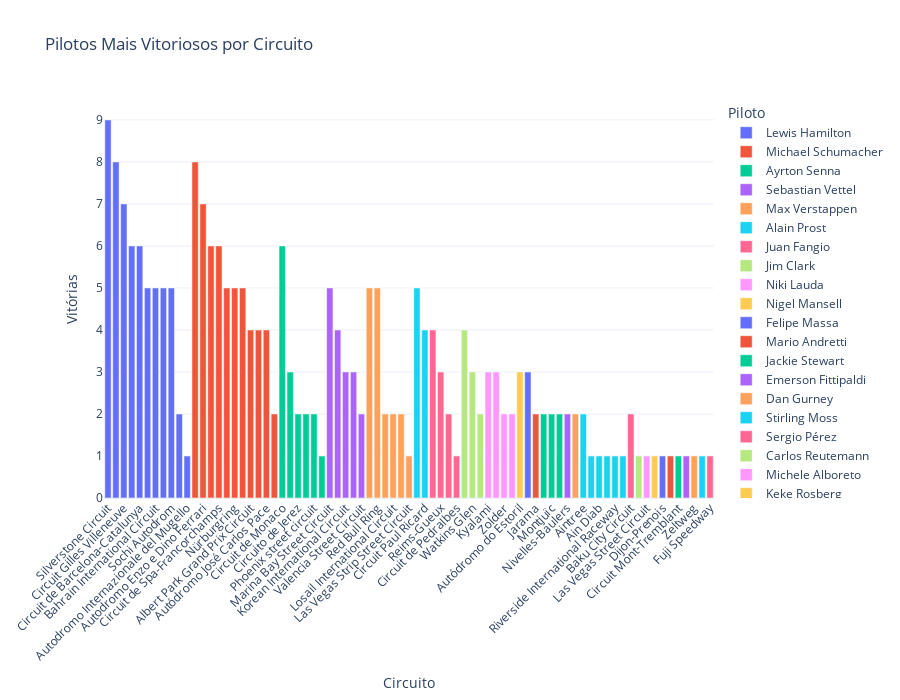

This figure's notebook cell:
### Markdown cell above
- Pilots with the most wins per circuit

### Code cell
vitorias = results[results['positionOrder'] == 1]

vitorias = vitorias.merge(races[['raceId', 'circuitId']], on='raceId', how='left')

contagem = vitorias.groupby(['circuitId', 'driverId']).size().reset_index(name='vitorias')

top_vitoriosos = contagem.sort_values('vitorias', ascending=False).drop_duplicates('circuitId')

top_vitoriosos = top_vitoriosos.merge(circuits[['circuitId', 'name']], on='circuitId', how='left')

top_vitoriosos = top_vitoriosos.merge(drivers[['driverId', 'forename', 'surname']], on='driverId', how='left')

top_vitoriosos['piloto'] = top_vitoriosos['forename'] + ' ' + top_vitoriosos['surname']

fig = px.bar(
    top_vitoriosos,
    x='name',
    y='vitorias',
    color='piloto',
    title='Pilotos Mais Vitoriosos por Circuito',
    labels={'name': 'Circuito', 'vitorias': 'Vitórias', 'piloto': 'Piloto'}
)

fig.update_layout(
    xaxis_tickangle=-45,
    height=700,
    template='plotly_white'
)

fig.show()

### Figure 1 — Plotly figure (JSON) as saved in the notebook; plotly's stock layout.template omitted (floating-point values rounded to 4 significant figures)
{"data": [{"hovertemplate": "Piloto=Lewis Hamilton<br>Circuito=%{x}<br>Vitórias=%{y}<extra></extra>", "legendgroup": "Lewis Hamilton", "marker": {"color": "#636efa", "pattern": {"shape": ""}}, "name": "Lewis Hamilton", "orientation": "v", "showlegend": true, "textposition": "auto", "type": "bar", "x": ["Silverstone Circuit", "Hungaroring", "Circuit Gilles Villeneuve", "Shanghai International Circuit", "Circuit de Barcelona-Catalunya", "Circuit of the Americas", "Bahrain International Circuit", "Yas Marina Circuit", "Sochi Autodrom", "Autódromo Internacional do Algarve", "Autodromo Internazionale del Mugello"], "xaxis": "x", "y": [9, 8, 7, 6, 6, 5, 5, 5, 5, 2, 1], "yaxis": "y"}, {"hovertemplate": "Piloto=Michael Schumacher<br>Circuito=%{x}<br>Vitórias=%{y}<extra></extra>", "legendgroup": "Michael Schumacher", "marker": {"color": "#EF553B", "pattern": {"shape": ""}}, "name": "Michael Schumacher", "orientation": "v", "showlegend": true, "textposition": "auto", "type": "bar", "x": ["Circuit de Nevers Magny-Cours", "Autodromo Enzo e Dino Ferrari", "Suzuka Circuit", "Circuit de Spa-Francorchamps", "Autodromo Nazionale di Monza", "Nürburgring", "Indianapolis Motor Speedway", "Albert Park Grand Prix Circuit", "Hockenheimring", "Autódromo José Carlos Pace", "Okayama International Circuit"], "xaxis": "x", "y": [8, 7, 6, 6, 5, 5, 5, 4, 4, 4, 2], "yaxis": "y"}, {"hovertemplate": "Piloto=Ayrton Senna<br>Circuito=%{x}<br>Vitórias=%{y}<extra></extra>", "legendgroup": "Ayrton Senna", "marker": {"color": "#00cc96", "pattern": {"shape": ""}}, "name": "Ayrton Senna", "orientation": "v", "showlegend": true, "textposition": "auto", "type": "bar", "x": ["Circuit de Monaco", "Detroit Street Circuit", "Circuito de Jerez", "Adelaide Street Circuit", "Phoenix street circuit", "Donington Park"], "xaxis": "x", "y": [6, 3, 2, 2, 2, 1], "yaxis": "y"}, {"hovertemplate": "Piloto=Sebastian Vettel<br>Circuito=%{x}<br>Vitórias=%{y}<extra></extra>", "legendgroup": "Sebastian Vettel", "marker": {"color": "#ab63fa", "pattern": {"shape": ""}}, "name": "Sebastian Vettel", "orientation": "v", "showlegend": true, "textposition": "auto", "type": "bar", "x": ["Marina Bay Street Circuit", "Sepang International Circuit", "Korean International Circuit", "Buddh International Circuit", "Valencia Street Circuit"], "xaxis": "x", "y": [5, 4, 3, 3, 2], "yaxis": "y"}, {"hovertemplate": "Piloto=Max Verstappen<br>Circuito=%{x}<br>Vitórias=%{y}<extra></extra>", "legendgroup": "Max Verstappen", "marker": {"color": "#FFA15A", "pattern": {"shape": ""}}, "name": "Max Verstappen", "orientation": "v", "showlegend": true, "textposition": "auto", "type": "bar", "x": ["Autódromo Hermanos Rodríguez", "Red Bull Ring", "Jeddah Corniche Circuit", "Losail International Circuit", "Miami International Autodrome", "Las Vegas Strip Street Circuit"], "xaxis": "x", "y": [5, 5, 2, 2, 2, 1], "yaxis": "y"}, {"hovertemplate": "Piloto=Alain Prost<br>Circuito=%{x}<br>Vitórias=%{y}<extra></extra>", "legendgroup": "Alain Prost", "marker": {"color": "#19d3f3", "pattern": {"shape": ""}}, "name": "Alain Prost", "orientation": "v", "showlegend": true, "textposition": "auto", "type": "bar", "x": ["Autódromo Internacional Nelson Piquet", "Circuit Paul Ricard"], "xaxis": "x", "y": [5, 4], "yaxis": "y"}, {"hovertemplate": "Piloto=Juan Fangio<br>Circuito=%{x}<br>Vitórias=%{y}<extra></extra>", "legendgroup": "Juan Fangio", "marker": {"color": "#FF6692", "pattern": {"shape": ""}}, "name": "Juan Fangio", "orientation": "v", "showlegend": true, "textposition": "auto", "type": "bar", "x": ["Autódromo Juan y Oscar Gálvez", "Reims-Gueux", "Circuit Bremgarten", "Circuit de Pedralbes"], "xaxis": "x", "y": [4, 3, 2, 1], "yaxis": "y"}, {"hovertemplate": "Piloto=Jim Clark<br>Circuito=%{x}<br>Vitórias=%{y}<extra></extra>", "legendgroup": "Jim Clark", "marker": {"color": "#B6E880", "pattern": {"shape": ""}}, "name": "Jim Clark", "orientation": "v", "showlegend": true, "textposition": "auto", "type": "bar", "x": ["Circuit Park Zandvoort", "Watkins Glen", "Prince George Circuit"], "xaxis": "x", "y": [4, 3, 2], "yaxis": "y"}, {"hovertemplate": "Piloto=Niki Lauda<br>Circuito=%{x}<br>Vitórias=%{y}<extra></extra>", "legendgroup": "Niki Lauda", "marker": {"color": "#FF97FF", "pattern": {"shape": ""}}, "name": "Niki Lauda", "orientation": "v", "showlegend": true, "textposition": "auto", "type": "bar", "x": ["Kyalami", "Brands Hatch", "Zolder", "Scandinavian Raceway"], "xaxis": "x", "y": [3, 3, 2, 2], "yaxis": "y"}, {"hovertemplate": "Piloto=Nigel Mansell<br>Circuito=%{x}<br>Vitórias=%{y}<extra></extra>", "legendgroup": "Nigel Mansell", "marker": {"color": "#FECB52", "pattern": {"shape": ""}}, "name": "Nigel Mansell", "orientation": "v", "showlegend": true, "textposition": "auto", "type": "bar", "x": ["Autódromo do Estoril"], "xaxis": "x", "y": [3], "yaxis": "y"}, {"hovertemplate": "Piloto=Felipe Massa<br>Circuito=%{x}<br>Vitórias=%{y}<extra></extra>", "legendgroup": "Felipe Massa", "marker": {"color": "#636efa", "pattern": {"shape": ""}}, "name": "Felipe Massa", "orientation": "v", "showlegend": true, "textposition": "auto", "type": "bar", "x": ["Istanbul Park"], "xaxis": "x", "y": [3], "yaxis": "y"}, {"hovertemplate": "Piloto=Mario Andretti<br>Circuito=%{x}<br>Vitórias=%{y}<extra></extra>", "legendgroup": "Mario Andretti", "marker": {"color": "#EF553B", "pattern": {"shape": ""}}, "name": "Mario Andretti", "orientation": "v", "showlegend": true, "textposition": "auto", "type": "bar", "x": ["Jarama"], "xaxis": "x", "y": [2], "yaxis": "y"}, {"hovertemplate": "Piloto=Jackie Stewart<br>Circuito=%{x}<br>Vitórias=%{y}<extra></extra>", "legendgroup": "Jackie Stewart", "marker": {"color": "#00cc96", "pattern": {"shape": ""}}, "name": "Jackie Stewart", "orientation": "v", "showlegend": true, "textposition": "auto", "type": "bar", "x": ["Mosport International Raceway", "Montjuïc", "Charade Circuit"], "xaxis": "x", "y": [2, 2, 2], "yaxis": "y"}, {"hovertemplate": "Piloto=Emerson Fittipaldi<br>Circuito=%{x}<br>Vitórias=%{y}<extra></extra>", "legendgroup": "Emerson Fittipaldi", "marker": {"color": "#ab63fa", "pattern": {"shape": ""}}, "name": "Emerson Fittipaldi", "orientation": "v", "showlegend": true, "textposition": "auto", "type": "bar", "x": ["Nivelles-Baulers"], "xaxis": "x", "y": [2], "yaxis": "y"}, {"hovertemplate": "Piloto=Dan Gurney<br>Circuito=%{x}<br>Vitórias=%{y}<extra></extra>", "legendgroup": "Dan Gurney", "marker": {"color": "#FFA15A", "pattern": {"shape": ""}}, "name": "Dan Gurney", "orientation": "v", "showlegend": true, "textposition": "auto", "type": "bar", "x": ["Rouen-Les-Essarts"], "xaxis": "x", "y": [2], "yaxis": "y"}, {"hovertemplate": "Piloto=Stirling Moss<br>Circuito=%{x}<br>Vitórias=%{y}<extra></extra>", "legendgroup": "Stirling Moss", "marker": {"color": "#19d3f3", "pattern": {"shape": ""}}, "name": "Stirling Moss", "orientation": "v", "showlegend": true, "textposition": "auto", "type": "bar", "x": ["Aintree", "Pescara Circuit", "Ain Diab", "Monsanto Park Circuit", "Riverside International Raceway", "Circuito da Boavista"], "xaxis": "x", "y": [2, 1, 1, 1, 1, 1], "yaxis": "y"}, {"hovertemplate": "Piloto=Sergio Pérez<br>Circuito=%{x}<br>Vitórias=%{y}<extra></extra>", "legendgroup": "Sergio Pérez", "marker": {"color": "#FF6692", "pattern": {"shape": ""}}, "name": "Sergio Pérez", "orientation": "v", "showlegend": true, "textposition": "auto", "type": "bar", "x": ["Baku City Circuit"], "xaxis": "x", "y": [2], "yaxis": "y"}, {"hovertemplate": "Piloto=Carlos Reutemann<br>Circuito=%{x}<br>Vitórias=%{y}<extra></extra>", "legendgroup": "Carlos Reutemann", "marker": {"color": "#B6E880", "pattern": {"shape": ""}}, "name": "Carlos Reutemann", "orientation": "v", "showlegend": true, "textposition": "auto", "type": "bar", "x": ["Long Beach"], "xaxis": "x", "y": [1], "yaxis": "y"}, {"hovertemplate": "Piloto=Michele Alboreto<br>Circuito=%{x}<br>Vitórias=%{y}<extra></extra>", "legendgroup": "Michele Alboreto", "marker": {"color": "#FF97FF", "pattern": {"shape": ""}}, "name": "Michele Alboreto", "orientation": "v", "showlegend": true, "textposition": "auto", "type": "bar", "x": ["Las Vegas Street Circuit"], "xaxis": "x", "y": [1], "yaxis": "y"}, {"hovertemplate": "Piloto=Keke Rosberg<br>Circuito=%{x}<br>Vitórias=%{y}<extra></extra>", "legendgroup": "Keke Rosberg", "marker": {"color": "#FECB52", "pattern": {"shape": ""}}, "name": "Keke Rosberg", "orientation": "v", "showlegend": true, "textposition": "auto", "type": "bar", "x": ["Fair Park"], "xaxis": "x", "y": [1], "yaxis": "y"}, {"hovertemplate": "Piloto=Ronnie Peterson<br>Circuito=%{x}<br>Vitórias=%{y}<extra></extra>", "legendgroup": "Ronnie Peterson", "marker": {"color": "#636efa", "pattern": {"shape": ""}}, "name": "Ronnie Peterson", "orientation": "v", "showlegend": true, "textposition": "auto", "type": "bar", "x": ["Dijon-Prenois"], "xaxis": "x", "y": [1], "yaxis": "y"}, {"hovertemplate": "Piloto=Bruce McLaren<br>Circuito=%{x}<br>Vitórias=%{y}<extra></extra>", "legendgroup": "Bruce McLaren", "marker": {"color": "#EF553B", "pattern": {"shape": ""}}, "name": "Bruce McLaren", "orientation": "v", "showlegend": true, "textposition": "auto", "type": "bar", "x": ["Sebring International Raceway"], "xaxis": "x", "y": [1], "yaxis": "y"}, {"hovertemplate": "Piloto=Jacky Ickx<br>Circuito=%{x}<br>Vitórias=%{y}<extra></extra>", "legendgroup": "Jacky Ickx", "marker": {"color": "#00cc96", "pattern": {"shape": ""}}, "name": "Jacky Ickx", "orientation": "v", "showlegend": true, "textposition": "auto", "type": "bar", "x": ["Circuit Mont-Tremblant"], "xaxis": "x", "y": [1], "yaxis": "y"}, {"hovertemplate": "Piloto=Tony Brooks<br>Circuito=%{x}<br>Vitórias=%{y}<extra></extra>", "legendgroup": "Tony Brooks", "marker": {"color": "#ab63fa", "pattern": {"shape": ""}}, "name": "Tony Brooks", "orientation": "v", "showlegend": true, "textposition": "auto", "type": "bar", "x": ["AVUS"], "xaxis": "x", "y": [1], "yaxis": "y"}, {"hovertemplate": "Piloto=Lorenzo Bandini<br>Circuito=%{x}<br>Vitórias=%{y}<extra></extra>", "legendgroup": "Lorenzo Bandini", "marker": {"color": "#FFA15A", "pattern": {"shape": ""}}, "name": "Lorenzo Bandini", "orientation": "v", "showlegend": true, "textposition": "auto", "type": "bar", "x": ["Zeltweg"], "xaxis": "x", "y": [1], "yaxis": "y"}, {"hovertemplate": "Piloto=Jack Brabham<br>Circuito=%{x}<br>Vitórias=%{y}<extra></extra>", "legendgroup": "Jack Brabham", "marker": {"color": "#19d3f3", "pattern": {"shape": ""}}, "name": "Jack Brabham", "orientation": "v", "showlegend": true, "textposition": "auto", "type": "bar", "x": ["Le Mans"], "xaxis": "x", "y": [1], "yaxis": "y"}, {"hovertemplate": "Piloto=James Hunt<br>Circuito=%{x}<br>Vitórias=%{y}<extra></extra>", "legendgroup": "James Hunt", "marker": {"color": "#FF6692", "pattern": {"shape": ""}}, "name": "James Hunt", "orientation": "v", "showlegend": true, "textposition": "auto", "type": "bar", "x": ["Fuji Speedway"], "xaxis": "x", "y": [1], "yaxis": "y"}], "layout": {"barmode": "relative", "height": 700, "legend": {"title": {"text": "Piloto"}, "tracegroupgap": 0}, "title": {"text": "Pilotos Mais Vitoriosos por Circuito"}, "xaxis": {"anchor": "y", "domain": [0, 1], "tickangle": -45, "title": {"text": "Circuito"}}, "yaxis": {"anchor": "x", "domain": [0, 1], "title": {"text": "Vitórias"}}}}
